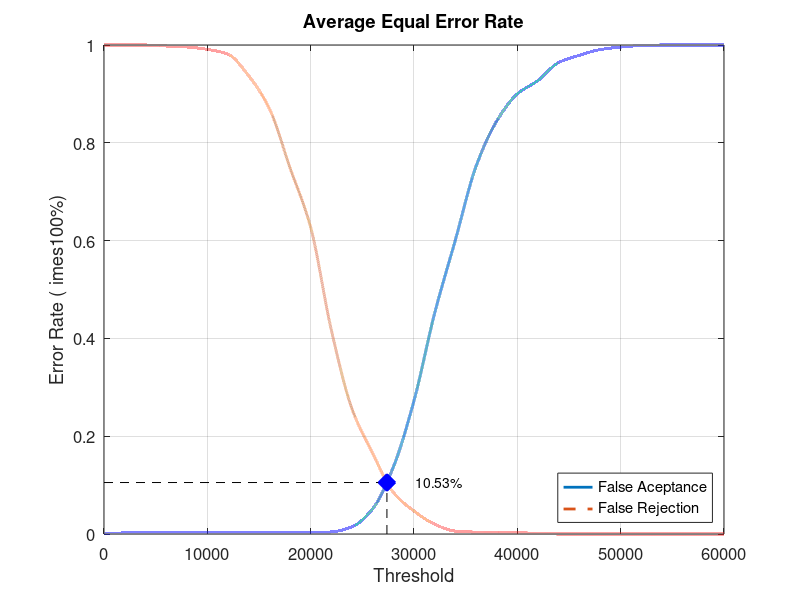
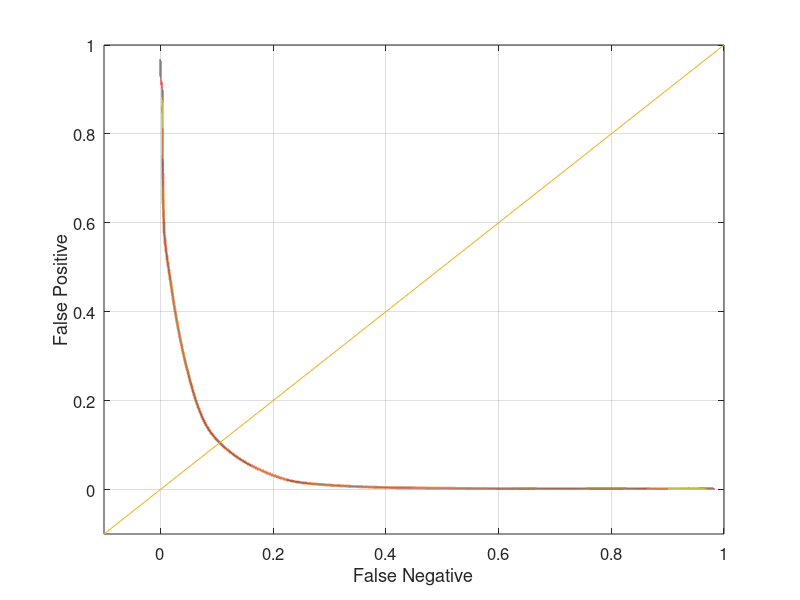

Source code (MATLAB) for these figures, in order:
close all;
clear;
clc;
x = 0:2000:60000;
xq = 0:0.5:60000;

y0 = [0 0.00210526 0.00210526 0.00210526 0.00210526 0.00210526 0.00210526 0.00210526 0.00210526 0.00210526 0.00210526 0.00421053 0.0147368 0.0515789 0.136842 0.272632 0.451579 0.601053 0.751579 0.844211 0.9 0.927368 0.964211 0.978947 0.990526 0.99579 0.998947 1 1 1 1]
yy0 = interp1(x, y0, xq, 'pchip');
y1 = [1 1 1 0.998 0.996 0.991 0.981 0.937 0.87 0.749 0.627 0.417 0.256 0.165 0.085 0.047 0.02 0.006 0.004 0.004 0.003 0.001 0 0 0 0 0 0 0 0 0]
yy1 = interp1(x, y1, xq, 'pchip');

% Calculating EER: 
y2 = abs(y0 - y1);
find(y2 == min(y2))
yy2 = abs(yy0 - yy1);
xEER = find(yy2 == min(yy2));
xEERIndex = xq(xEER) % X-axis EER
yEER = yy0(xEER) % Y-axis EER

main = figure
plot(xq, yy0,'-','LineWidth', 2);	hold on
plot(xq, yy1,'--','LineWidth', 2);	hold on
plot([xEERIndex xEERIndex], [0 yEER], 'k--');	hold on
plot([0 xEERIndex], [yEER yEER], 'k--');	hold on
plot(xEERIndex, yEER, 'bx', 'LineWidth', 10);	hold on
text(xEERIndex + 10 * xEERIndex / 100, yEER, [num2str(round((10000 * yEER)) / 100) '%'])
legend('False Aceptance', 'False Rejection', 'Location', 'SouthEast')
xlabel('Threshold')
ylabel('Error Rate (	imes100%)')
title('Average Equal Error Rate')
set(gca, 'FontSize', 12)
axis([0 60000 0 1])
grid on

print(main, 'Database3AverageMain', '-dpng');
FNRxFPR = figure('Color', [1 1 1]);
plot(yy1, yy0, '-', yy1, yy0, 'LineWidth', 2);
hold on
y = -0.1:0.1:1
plot(y, y); 
set(gca, 'FontSize', 12)
xlabel('False Negative')
ylabel('False Positive')
axis([-0.1 1 -0.1 1])
set(gca, 'FontSize', 12)
grid on

print(FNRxFPR, 'Database3AverageFNRxFPR','-dpng');
